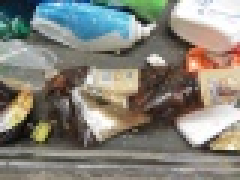
#> input picture Images/Dataset_80_60/Colorful/Hard/IMG_0811.JPG, 80 x 60 px, found by its file name (shown 3 times larger)
$ python edge_descriptor.py
#> lines starting #> are read from the running program, lines starting #| are printed output that depends on the picture
import cv2


img = cv2.imread("Images/Cropped images/Bordered with black color/Dataset_160_160/Colorful/Hard/IMG_0811.JPG", cv2.IMREAD_COLOR)
#> img is the input picture: shape (60, 80, 3); mean B, G, R 122.2, 131.4, 133.6
gray = cv2.cvtColor(img, cv2.COLOR_RGB2GRAY)
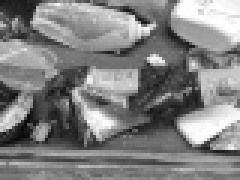
#> gray: shape (60, 80) (shown 3 times larger); min 8, max 255, mean 128.9

cv2.imshow("as3", img)
cv2.waitKey(0)

def make_ages(min, max, tr):
#> called with min = 50, max = 255, tr = True
    edges = cv2.Canny(gray, min, max, L2gradient=tr)
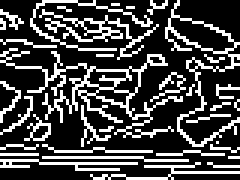
#> edges: shape (60, 80) (shown 3 times larger); 27.3% white in thin lines or dots
    cv2.imshow("as3", edges)
    cv2.waitKey(0)

# [5 lines of commented-out code are left out]
make_ages(50, 255, True)
#make_ages(50, 255, False)
